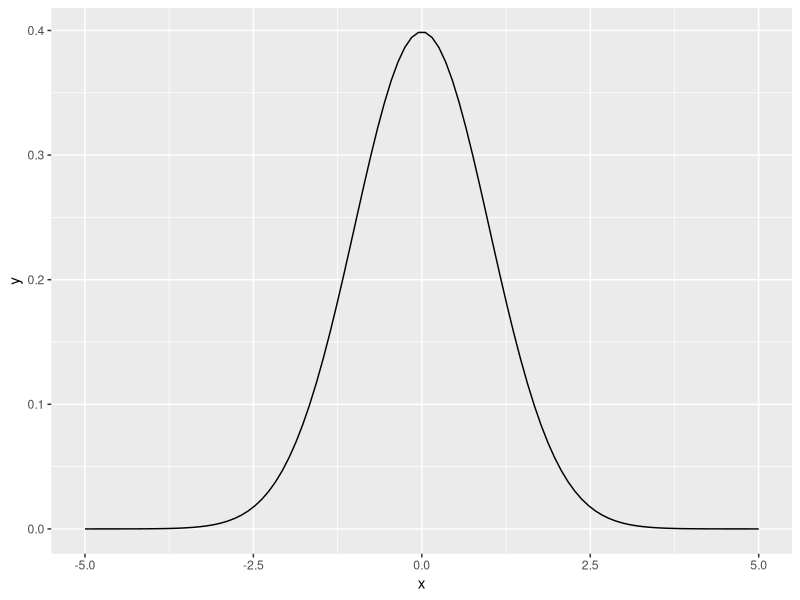
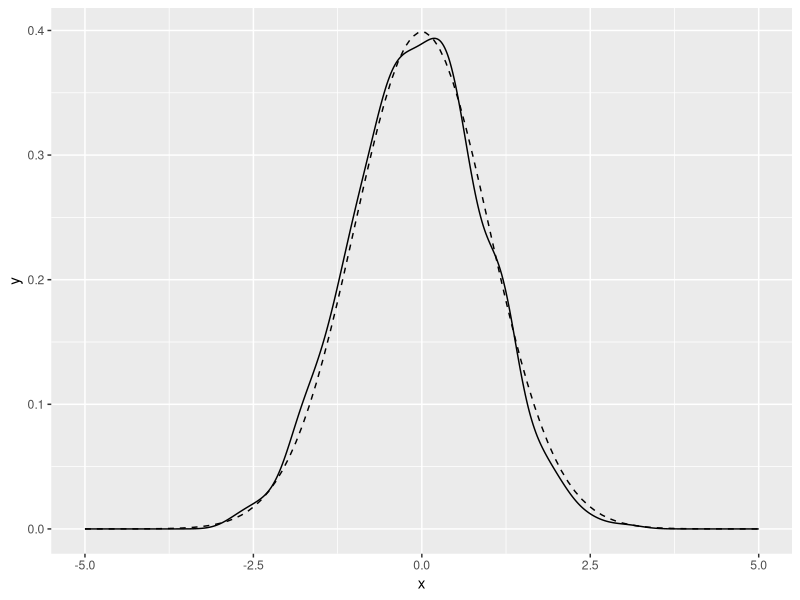
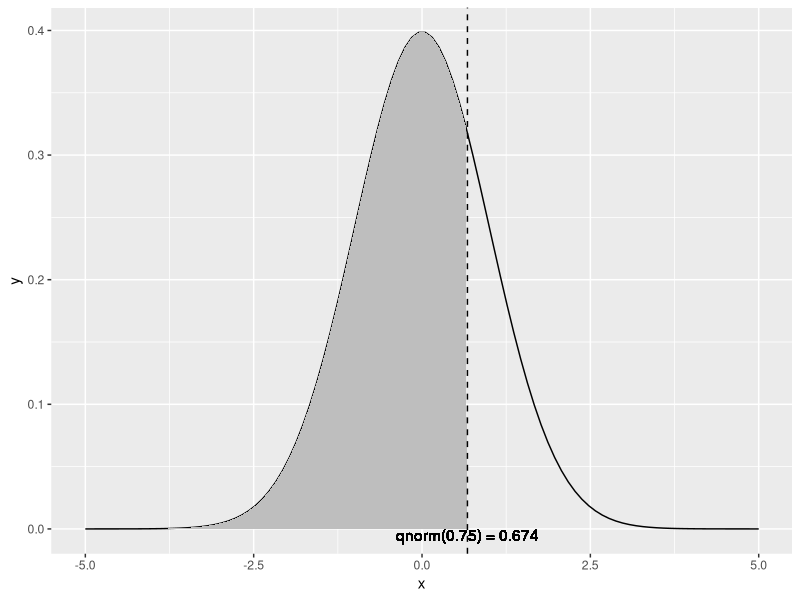
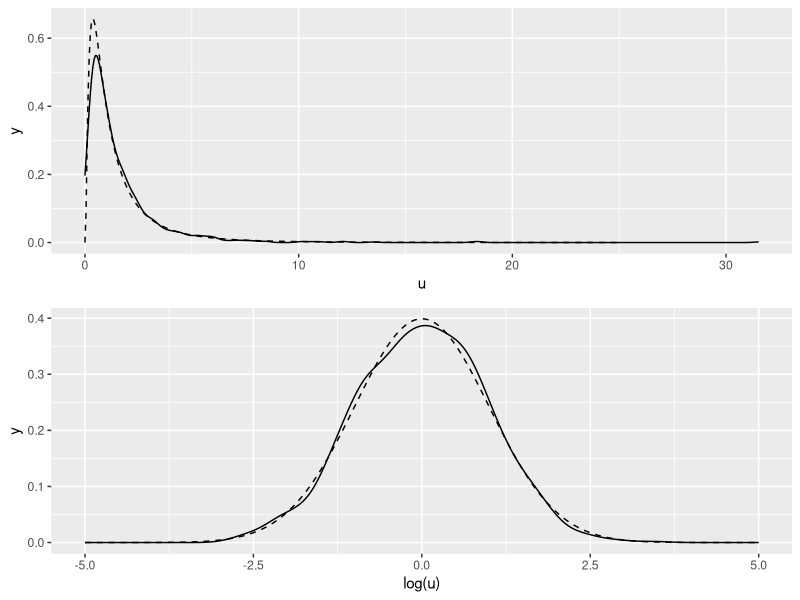

The R source for these figures, in order:
#Understadning through R code the various types of distributrions
#Binomial, Poisson, Geometric, Normal

library(ggplot2)
x <- seq(from=-5, to=5, length.out=100) # the interval [-5 5]
f <- dnorm(x) # normal with mean 0 and sd 1
ggplot(data.frame(x=x,y=f), aes(x=x,y=y)) + geom_line()

# draw 1000 points from a normal with mean 0, sd 1
u <- rnorm(1000)
# plot the distribution of points,
# compared to normal curve as computed by dnorm() (dashed line)
ggplot(data.frame(x=u), aes(x=x)) + geom_density() +
  geom_line(data=data.frame(x=x,y=f), aes(x=x,y=y), linetype=2)

# --- estimate probabilities (areas) under the curve ---
# 50% of the observations will be less than the mean
pnorm(0)
# about 2.3% of all observations are more than 2 standard
# deviations below the mean
pnorm(-2)
# [1] 0.02275013\

# about 95.4% of all observations are within 2 standard deviations
# from the mean
pnorm(2) - pnorm(-2)
# [1] 0.9544997

# --- return the quantiles corresponding to specific probabilities ---
# the median (50th percentile) of a normal is also the mean
qnorm(0.5)
# [1] 0
# calculate the 75th percentile
qnorm(0.75)
# [1] 0.6744898
pnorm(0.6744898)
# [1] 0.75
# --- Illustrate the 75th percentile ---
# create a graph of the normal distribution with mean 0, sd 1
x <- seq(from=-5, to=5, length.out=100)
f <- dnorm(x)
nframe <- data.frame(x=x,y=f)
# calculate the 75th percentile
line <- qnorm(0.75)
xstr <- sprintf("qnorm(0.75) = %1.3f", line)

# the part of the normal distribution to the left
# of the 75th percentile
nframe75 <- subset(nframe, nframe$x < line)
# Plot it.
# The shaded area is 75% of the area under the normal curve
ggplot(nframe, aes(x=x,y=y)) + geom_line() +
  geom_area(data=nframe75, aes(x=x,y=y), fill="gray") +
  geom_vline(aes(xintercept=line), linetype=2) +
  geom_text(x=line, y=0, label=xstr, vjust=1)


# draw 1001 samples from a lognormal with meanlog 0, sdlog 1
u <- rlnorm(1001)
# the mean of u is higher than the median
mean(u)
# [1] 1.638628
median(u)
# [1] 1.001051

# the mean of log(u) is approx meanlog=0
mean(log(u))
# [1] -0.002942916
# the sd of log(u) is approx sdlog=1
sd(log(u))
# [1] 0.9820357

# generate the lognormal with meanlog=0, sdlog=1
x <- seq(from=0, to=25, length.out=500)
f <- dlnorm(x)
# generate a normal with mean=0, sd=1
x2 <- seq(from=-5,to=5, length.out=500)
f2 <- dnorm(x2)

# make data frames
lnormframe <- data.frame(x=x,y=f)
normframe <- data.frame(x=x2, y=f2)
dframe <- data.frame(u=u)

# plot densityplots with theoretical curves superimposed
p1 <- ggplot(dframe, aes(x=u)) + geom_density() +
  geom_line(data=lnormframe, aes(x=x,y=y), linetype=2)

p2 <- ggplot(dframe, aes(x=log(u))) + geom_density() +
  geom_line(data=normframe, aes(x=x,y=y), linetype=2)

# functions to plot multiple plots on one page
library(grid)
nplot <- function(plist) {
  n <- length(plist)
  grid.newpage()
  pushViewport(viewport(layout=grid.layout(n,1)))
  vplayout<-function(x,y) {viewport(layout.pos.row=x, layout.pos.col=y)}
  for(i in 1:n) {
    print(plist[[i]], vp=vplayout(i,1))
  }
}

# this is the plot that leads this section.
nplot(list(p1, p2))